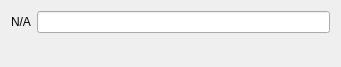
<?xml version="1.0" encoding="UTF-8"?>
<ui version="4.0">
 <class>StringEditorWidgetClass</class>
 <widget class="QWidget" name="StringEditorWidgetClass">
  <property name="geometry">
   <rect>
    <x>0</x>
    <y>0</y>
    <width>341</width>
    <height>67</height>
   </rect>
  </property>
  <property name="windowTitle">
   <string>StringEditorWidget</string>
  </property>
  <layout class="QFormLayout" name="formLayout">
   <item row="0" column="0">
    <widget class="QLabel" name="NameLabel">
     <property name="text">
      <string>N/A</string>
     </property>
    </widget>
   </item>
   <item row="0" column="1">
    <widget class="QLineEdit" name="StringValueEdit"/>
   </item>
  </layout>
 </widget>
 <layoutdefault spacing="6" margin="11"/>
 <resources/>
 <connections/>
</ui>
